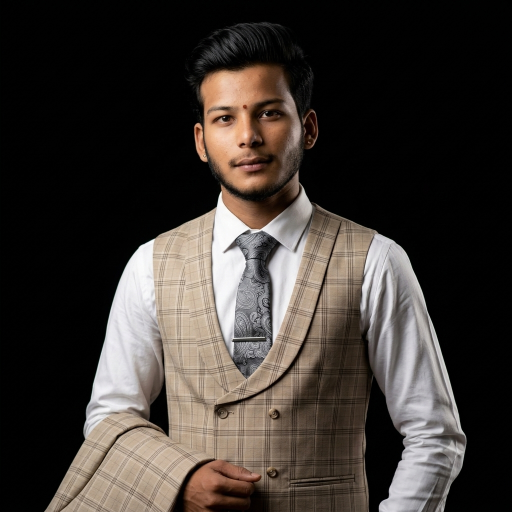
#> input picture 1785407430921.png, 1024 x 1024 px (shown at 1/2 size)
$ python generate.py 1785407430921.png
#> lines starting #> are read from the running program, lines starting #| are printed output that depends on the picture; after the words box and inside, x2 and y2 are one past the last pixel; in counts of white or black regions, pixels touching at a corner belong together
#!/usr/bin/env python3
from pathlib import Path
from PIL import Image, ImageEnhance
import numpy as np
import cv2
import argparse

def largest_component(binary):
    count, labels, stats, _ = cv2.connectedComponentsWithStats(binary, 8)
    if count <= 1: return binary
    largest = 1 + np.argmax(stats[1:, cv2.CC_STAT_AREA])
    return np.where(labels == largest, 255, 0).astype(np.uint8)

def build_subject_mask(image):
    rgb = np.array(image.convert("RGB"))
#> rgb is the input picture: shape (1024, 1024, 3); mean R, G, B 61.5, 55.3, 50.8
    h, w = rgb.shape[:2]
#> h = 1024; w = 1024
    seg_w = min(520, w)
#> seg_w = 520
    seg_h = max(1, round(h * seg_w / w))
#> seg_h = 520
    small = cv2.resize(rgb, (seg_w, seg_h), interpolation=cv2.INTER_AREA)
    bgr = cv2.cvtColor(small, cv2.COLOR_RGB2BGR)
    mask = np.full((seg_h, seg_w), cv2.GC_PR_BGD, dtype=np.uint8)
    border = max(5, int(seg_w * .018))
#> border = 9
    mask[:border,:] = cv2.GC_BGD; mask[-border:,:] = cv2.GC_BGD
    mask[:,:border] = cv2.GC_BGD; mask[:,-border:] = cv2.GC_BGD
    cx = seg_w // 2
#> cx = 260
    cv2.ellipse(mask,(cx,int(seg_h*.36)),(int(seg_w*.23),int(seg_h*.26)),0,0,360,cv2.GC_PR_FGD,-1)
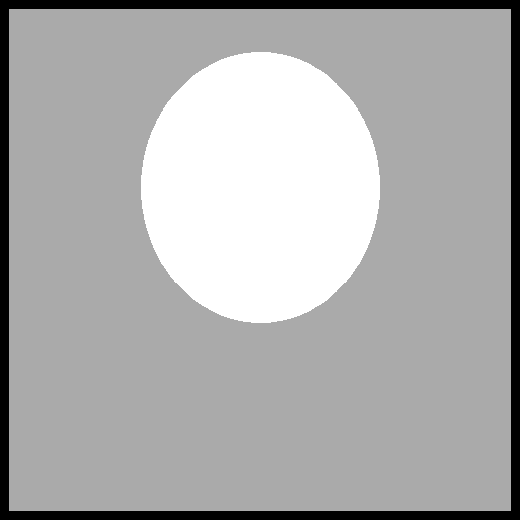
#> mask: shape (520, 520); min 0, max 3, mean 2.05; drawn with min black and max white
    torso=np.array([[int(seg_w*.12),int(seg_h*.58)],[int(seg_w*.88),int(seg_h*.58)],
                    [int(seg_w*.98),int(seg_h*.98)],[int(seg_w*.02),int(seg_h*.98)]],dtype=np.int32)
    cv2.fillConvexPoly(mask,torso,cv2.GC_PR_FGD)
    cv2.ellipse(mask,(cx,int(seg_h*.39)),(int(seg_w*.12),int(seg_h*.15)),0,0,360,cv2.GC_FGD,-1)
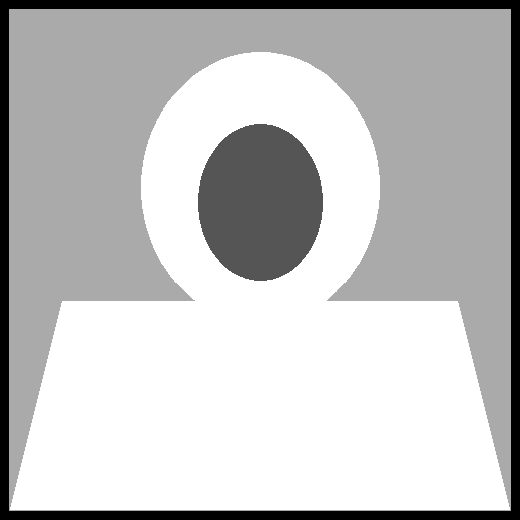
#> mask: shape (520, 520); min 0, max 3, mean 2.28; drawn with min black and max white
    cv2.rectangle(mask,(int(seg_w*.30),int(seg_h*.68)),(int(seg_w*.70),int(seg_h*.94)),cv2.GC_FGD,-1)
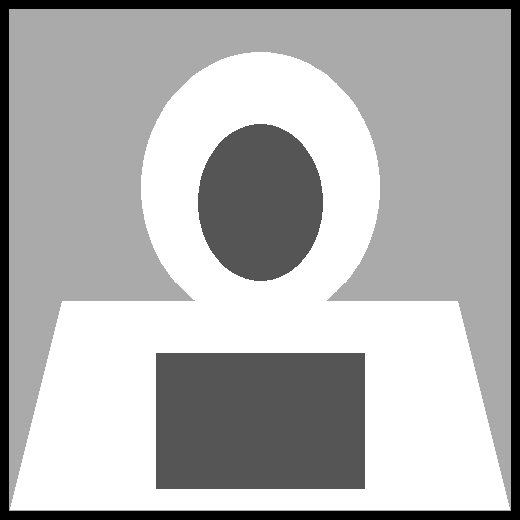
#> mask: shape (520, 520); 10.51% of pixels changed, all inside (x1, y1, x2, y2) = (156, 353, 365, 489); drawn with min black and max white
    bg=np.zeros((1,65),np.float64); fg=np.zeros((1,65),np.float64)
    cv2.grabCut(bgr,mask,None,bg,fg,5,cv2.GC_INIT_WITH_MASK)
    binary=np.where((mask==cv2.GC_FGD)|(mask==cv2.GC_PR_FGD),255,0).astype(np.uint8)
    binary=largest_component(binary)
#> in largest_component, `count, labels, stats, _ = cv2.connectedComponentsWithStats(binary, 8)`:
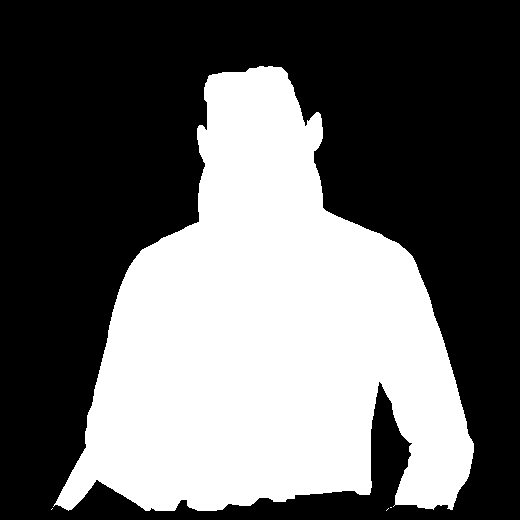
#> binary: shape (520, 520); 40% white; 4 white regions (3 under 20 px), largest, box (x1, y1, x2, y2) and area: (53, 66, 474, 511) 108216
    binary=cv2.morphologyEx(binary,cv2.MORPH_CLOSE,np.ones((7,7),np.uint8),iterations=2)
    binary=cv2.morphologyEx(binary,cv2.MORPH_OPEN,np.ones((3,3),np.uint8),iterations=1)
    binary=cv2.GaussianBlur(binary,(5,5),0)
    return Image.fromarray(binary).resize((w,h),Image.Resampling.LANCZOS)

def cover_crop_box(w,h,ratio):
    src=w/h
    if src>ratio:
        cw=int(h*ratio); left=(w-cw)//2
        return left,0,left+cw,h
    ch=int(w/ratio); top=(h-ch)//2
    return 0,top,w,top+ch

def generate(image_path,output_path):
    image=Image.open(image_path).convert("RGBA")
    mask=build_subject_mask(image)
#> mask: PIL image 1024x1024 L
    W,H=760,980; TOP,BOTTOM,SPACING=58,42,8
    DURATION,REVEAL_END,HOLD_END=8.5,5.7,7.6
    draw_h=H-TOP-BOTTOM
    crop=cover_crop_box(image.width,image.height,W/draw_h)
#> crop = (70, 0, 954, 1024)
    gray=image.convert("L").crop(crop); subject=mask.crop(crop)
#> after `gray = image.convert('L').crop(crop)`:
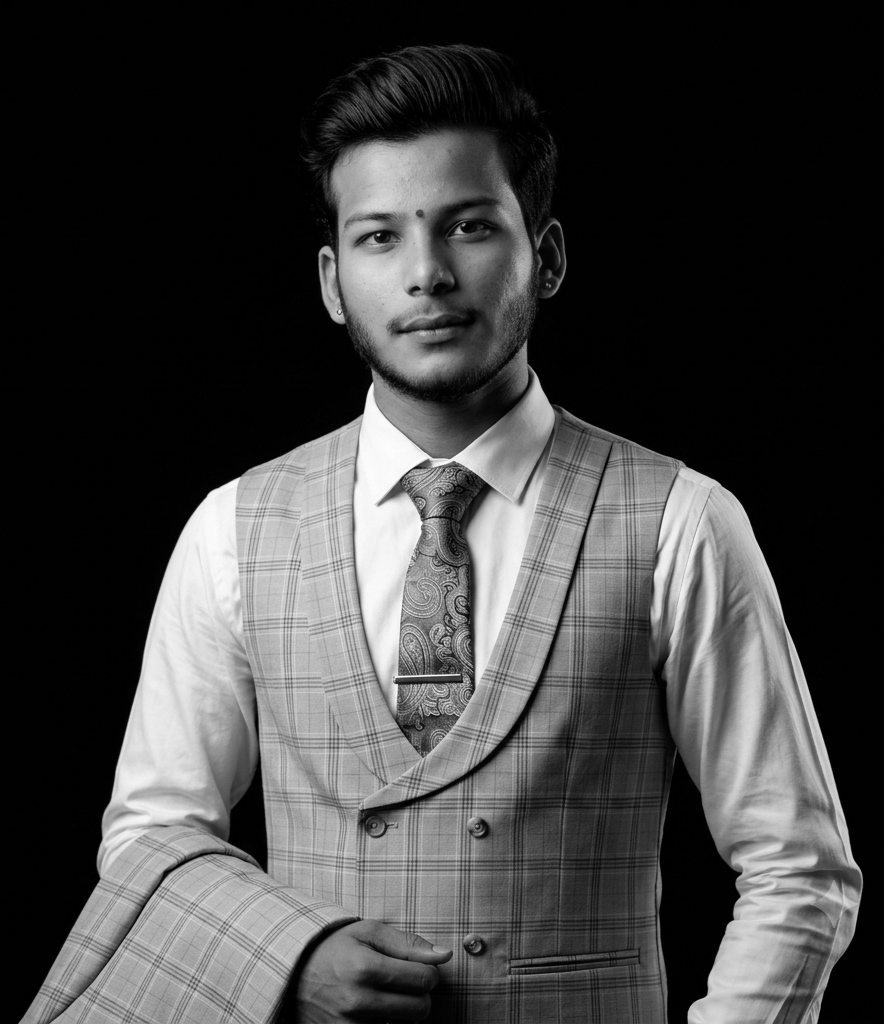
#> gray: PIL image 884x1024 L; min 0, max 255, mean 65.6
    cols,rows=W//SPACING,draw_h//SPACING
    gray_small=ImageEnhance.Contrast(gray.resize((cols,rows),Image.Resampling.LANCZOS)).enhance(1.20)
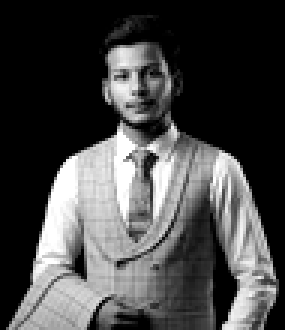
#> gray_small: PIL image 95x110 L (shown 3 times larger); min 0, max 255, mean 71.1
    mask_small=subject.resize((cols,rows),Image.Resampling.LANCZOS)
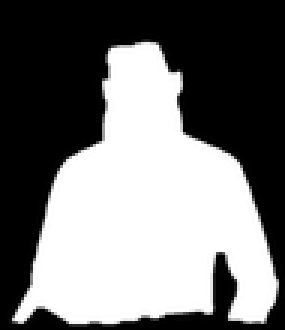
#> mask_small: PIL image 95x110 L (shown 3 times larger); min 0, max 255, mean 118.6
    circles=[]; total=max(1,rows*cols-1)
    for y in range(rows):
        for x in range(cols):
            if mask_small.getpixel((x,y))<125: continue
            lum=gray_small.getpixel((x,y))/255
            radius=.72+(lum**.90)*2.25; opacity=.42+lum*.58
            cx=x*SPACING+SPACING/2; cy=TOP+y*SPACING+SPACING/2
            raster=(y*cols+x)/total
            appear=.65+raster*(REVEAL_END-.65); appear2=min(appear+.08,HOLD_END)
            kt=f"0;{appear/DURATION:.6f};{appear2/DURATION:.6f};{HOLD_END/DURATION:.6f};1"
            circles.append(f'<circle cx="{cx:.2f}" cy="{cy:.2f}" r="{radius:.2f}" fill="#78ff9c" fill-opacity="{opacity:.3f}" opacity="0"><animate attributeName="opacity" values="0;0;1;1;0" keyTimes="{kt}" dur="{DURATION}s" repeatCount="indefinite"/><animate attributeName="r" values="{radius:.2f};{radius:.2f};{radius*1.75:.2f};{radius:.2f};{radius:.2f}" keyTimes="{kt}" dur="{DURATION}s" repeatCount="indefinite"/></circle>')
#> after the loop, circles = 4880 items
    svg=f'<svg xmlns="http://www.w3.org/2000/svg" width="{W}" height="{H}" viewBox="0 0 {W} {H}"><rect width="100%" height="100%" fill="#000"/>{"" .join(circles)}</svg>'
    output_path.write_text(svg,encoding="utf-8")
    print(f"Generated {output_path} ({len(circles):,} dots)")
#| Generated portrait.svg (4,880 dots)

if __name__=="__main__":
    p=argparse.ArgumentParser()
    p.add_argument("image",type=Path); p.add_argument("-o","--output",type=Path,default=Path("portrait.svg"))
    a=p.parse_args()
    if not a.image.exists(): raise SystemExit(f"Input image not found: {a.image}")
    generate(a.image,a.output)

# CI: regenerate portrait on source changes.
# Canonical source image is kept at repository root for reproducible builds.
